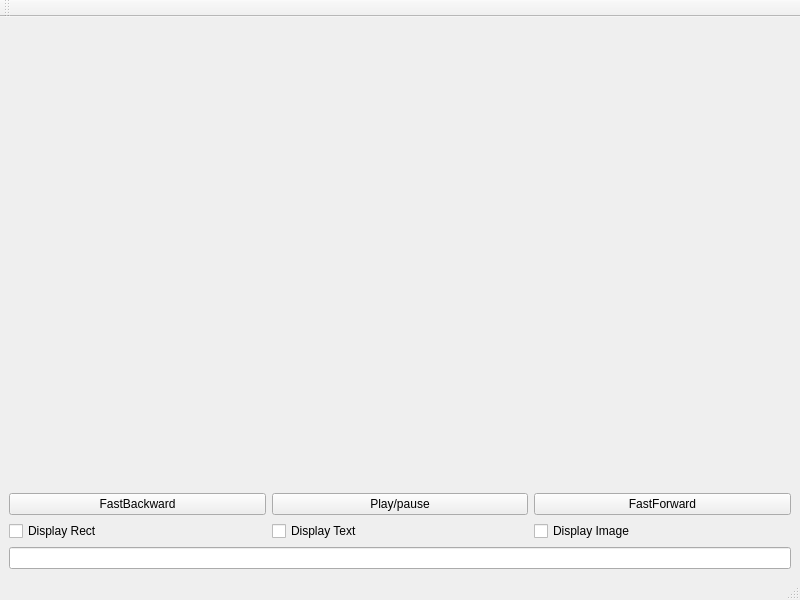
<?xml version="1.0" encoding="UTF-8"?>
<ui version="4.0">
 <class>MainWindow</class>
 <widget class="QMainWindow" name="MainWindow">
  <property name="geometry">
   <rect>
    <x>0</x>
    <y>0</y>
    <width>800</width>
    <height>600</height>
   </rect>
  </property>
  <property name="windowTitle">
   <string>MainWindow</string>
  </property>
  <widget class="QWidget" name="centralwidget">
   <layout class="QVBoxLayout" name="verticalLayout">
    <item>
     <widget class="GraphicTestView" name="view" native="true"/>
    </item>
    <item>
     <layout class="QHBoxLayout" name="horizontalLayout_2">
      <item>
       <widget class="QPushButton" name="FastBackward">
        <property name="text">
         <string>FastBackward</string>
        </property>
       </widget>
      </item>
      <item>
       <widget class="QPushButton" name="Play">
        <property name="text">
         <string>Play/pause</string>
        </property>
       </widget>
      </item>
      <item>
       <widget class="QPushButton" name="FastForward">
        <property name="text">
         <string>FastForward</string>
        </property>
       </widget>
      </item>
     </layout>
    </item>
    <item>
     <layout class="QHBoxLayout" name="horizontalLayout">
      <item>
       <widget class="QCheckBox" name="Rect">
        <property name="text">
         <string>Display Rect</string>
        </property>
       </widget>
      </item>
      <item>
       <widget class="QCheckBox" name="Text">
        <property name="text">
         <string>Display Text</string>
        </property>
       </widget>
      </item>
      <item>
       <widget class="QCheckBox" name="Image">
        <property name="text">
         <string>Display Image</string>
        </property>
       </widget>
      </item>
     </layout>
    </item>
    <item>
     <layout class="QHBoxLayout" name="horizontalLayout_3">
      <item>
       <widget class="QLineEdit" name="TextBox"/>
      </item>
     </layout>
    </item>
   </layout>
  </widget>
  <widget class="QMenuBar" name="menubar">
   <property name="geometry">
    <rect>
     <x>0</x>
     <y>0</y>
     <width>800</width>
     <height>22</height>
    </rect>
   </property>
  </widget>
  <widget class="QStatusBar" name="statusbar"/>
  <widget class="QToolBar" name="toolBar">
   <property name="windowTitle">
    <string>toolBar</string>
   </property>
   <attribute name="toolBarArea">
    <enum>TopToolBarArea</enum>
   </attribute>
   <attribute name="toolBarBreak">
    <bool>false</bool>
   </attribute>
  </widget>
 </widget>
 <customwidgets>
  <customwidget>
   <class>GraphicTestView</class>
   <extends>QWidget</extends>
   <header>GraphicTestView.h</header>
   <container>1</container>
  </customwidget>
 </customwidgets>
 <resources/>
 <connections/>
</ui>
